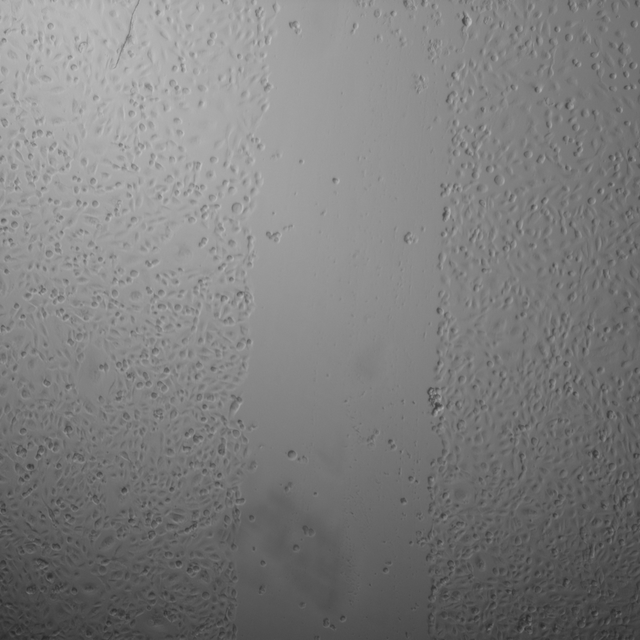
#> input picture examples/images/B1 0hr 2_png.rf.XjumgmgMNkQhrRGLEgFA.png, 640 x 640 px
$ python -i image_quality_metrics.py   (imports and definitions only)   (older library calls are emulated)
#> lines starting #> are read from the running program, lines starting #| are printed output that depends on the picture
# -*- coding: utf-8 -*-
"""
stage1/image_quality_metrics.py — Tarefa 1: metricas objetivas de qualidade de imagem
for the 1363 images of the dataset (train+val+test). It excludes nothing.

Metricas por imagem:
  1. otsu_eta  : bimodality of the VARIANCE MAP (the same thing WHST thresholds).
                 eta = sigma2_entre_classes(Otsu) / sigma2_total  em [0,1].
                 alto = bimodal (monocamada vs ferida discernivel)
                 baixo = unimodal (sem ferida no campo, ou tudo borrado)
  2. lap_var   : nitidez = variancia do Laplaciano
  3. vignette  : mean intensity of the 4 corners / centre  (<1 = dark corners)

COMPARABILITY: the 118 640x640 images are a centre crop (a different physical scale
from the native 2452x2056). All are resized to a longest side of 1024
e o raio do filtro e escalado (20 * 1024/2452 ~ 8), tornando a vizinhanca fisica
comparavel entre os dois grupos.
"""
import csv, os
import numpy as np
import cv2

LONG = 1024
RADIUS = 8            # 20 * 1024/2452
MAP = "data/mapping_dataset_final_strat.csv"

# [2 lines not run here, left out]

k = None
def disk(radius):
    r = int(np.ceil(radius)); y, x = np.mgrid[-r:r+1, -r:r+1]
    kk = ((x*x + y*y) <= radius*radius + 1).astype(np.float64)
    return kk / kk.sum()
k = disk(RADIUS)


def metrics(path):
    im = cv2.imread(path, cv2.IMREAD_GRAYSCALE)
#> im is the input picture: shape (640, 640); min 39, max 193, mean 125.3
    if im is None:
        return None
    H, W = im.shape
#> H = 640; W = 640
    s = LONG / max(H, W)
#> s = 1.6
    im = cv2.resize(im, (max(1, int(round(W*s))), max(1, int(round(H*s)))),
                    interpolation=cv2.INTER_AREA)
#> im: shape (1024, 1024)
    f = im.astype(np.float64)

    # ---- mapa de variancia (como o WHST) ----
    m = cv2.filter2D(f, -1, k, borderType=cv2.BORDER_REFLECT)
    m2 = cv2.filter2D(f*f, -1, k, borderType=cv2.BORDER_REFLECT)
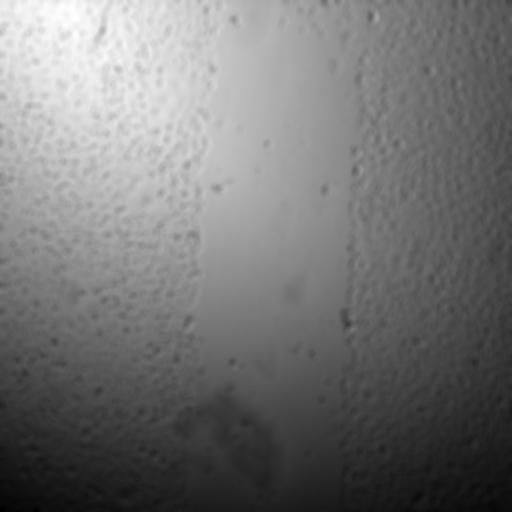
#> m2: shape (1024, 1024) float64 (shown at 1/2 size); min 2568, max 33028.2, mean 16521.9; drawn with min black and max white
    var = np.clip(np.round(np.maximum(m2 - m*m, 0)), 0, 255).astype(np.uint8)
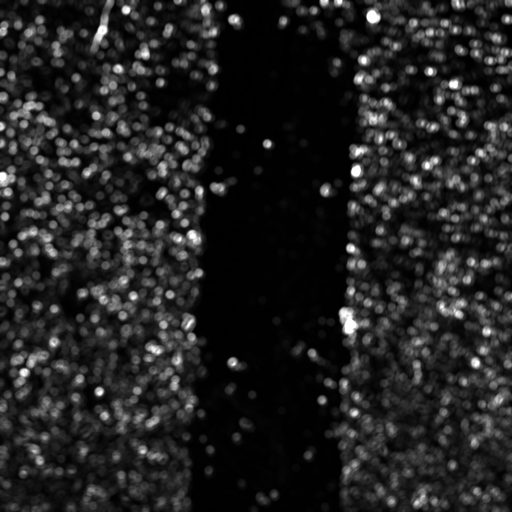
#> var: shape (1024, 1024) (shown at 1/2 size); min 0, max 255, mean 34.7

    # ---- Otsu no mapa de variancia: eta = sigma2_B / sigma2_T ----
    hist = np.bincount(var.ravel(), minlength=256).astype(np.float64)
#> hist = 256 values, max 168122 at index 1, min 34 at index 250, mean 4096
    p = hist / hist.sum()
#> p = 256 values, max 0.16 at index 1, min 3.24e-05 at index 250, mean 0.00391
    idx = np.arange(256)
    mu_T = (p * idx).sum()
#> mu_T = 34.69
    sigma2_T = (p * (idx - mu_T) ** 2).sum()
#> sigma2_T = 1585.4
    w = np.cumsum(p)
#> w = 256 values from 0.0183 to 1
    mu = np.cumsum(p * idx)
#> mu = 256 values from 0 to 34.69
    with np.errstate(divide="ignore", invalid="ignore"):
        sb = (mu_T * w - mu) ** 2 / (w * (1 - w))
    sb = np.nan_to_num(sb, nan=0.0, posinf=0.0, neginf=0.0)
#> sb = 256 values, max 1046.4 at index 59, min 0 at index 255, mean 581.3
    sigma2_B = sb.max()
#> sigma2_B = 1046.4
    eta = float(sigma2_B / sigma2_T) if sigma2_T > 1e-9 else 0.0
#> eta = 0.66

    # ---- nitidez ----
    lap_var = float(cv2.Laplacian(im, cv2.CV_64F).var())
#> lap_var = 23.33

    # ---- vinhetagem: 4 cantos vs centro ----
    h, wd = im.shape
#> h = 1024; wd = 1024
    ch, cw = int(h*0.15), int(wd*0.15)
#> ch = 153; cw = 153
    corners = np.concatenate([f[:ch, :cw].ravel(), f[:ch, -cw:].ravel(),
                              f[-ch:, :cw].ravel(), f[-ch:, -cw:].ravel()])
    c0, c1 = int(h*0.35), int(h*0.65)
#> c0 = 358; c1 = 665
    d0, d1 = int(wd*0.35), int(wd*0.65)
#> d0 = 358; d1 = 665
    center = f[c0:c1, d0:d1]
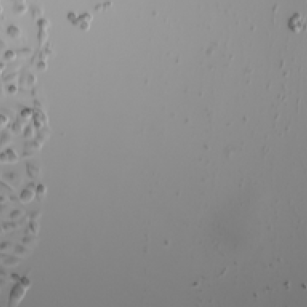
#> center: shape (307, 307) float64; min 94, max 179, mean 139.9
    vign = float(corners.mean() / max(center.mean(), 1e-9))
#> vign = 0.789

    return eta, lap_var, vign, sigma2_T, (H, W)


out = []
# [19 lines not run here, left out]

# ---- distribuicoes ----
import statistics as st
def pct(v, q): return float(np.percentile(v, q))
eta = np.array([x["otsu_eta"] for x in out])
lap = np.array([x["lap_var"] for x in out])
vig = np.array([x["vignette"] for x in out])
# [15 lines not run here, left out]

>>> result = metrics('../examples/images/B1 0hr 2_png.rf.XjumgmgMNkQhrRGLEgFA.png')
#> result = (0.66, 23.33, 0.789, 1585.4, (640, 640))

$ run again, on examples/images/B1 12hr 1_png.rf.sRUPpw6VBKsEL7UWcuqg.png
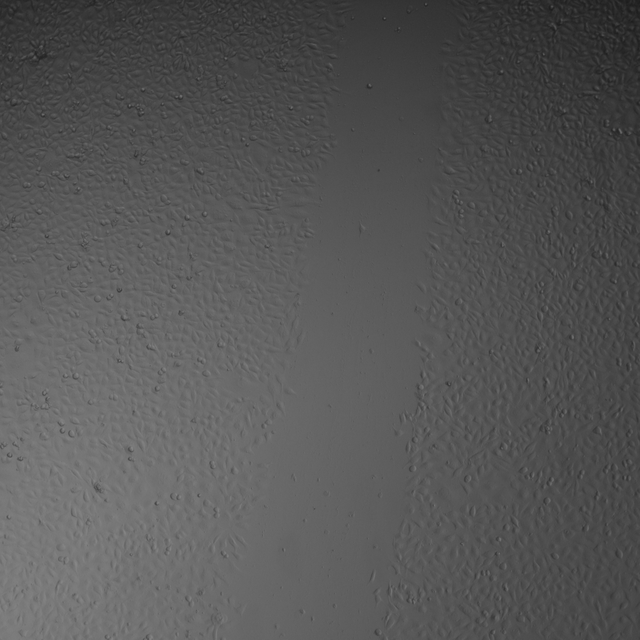
#> input picture examples/images/B1 12hr 1_png.rf.sRUPpw6VBKsEL7UWcuqg.png, 640 x 640 px
#> in metrics, im is the input picture: shape (640, 640); min 29, max 134, mean 85.8
#> im: shape (1024, 1024)
#> in metrics, `var = np.clip(np.round(np.maximum(m2 - m*m, 0)), 0, 255).astype(np.uin..`:
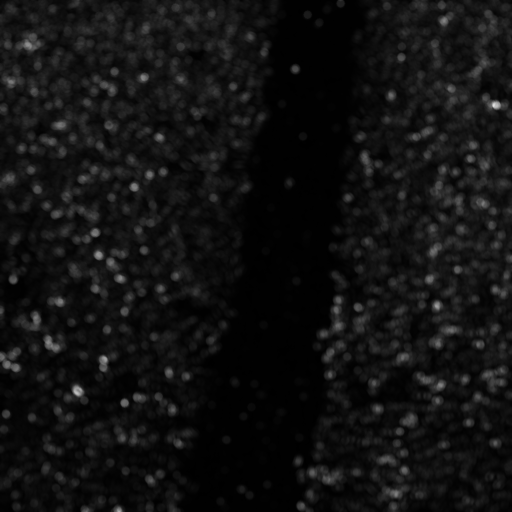
#> var: shape (1024, 1024) (shown at 1/2 size); min 0, max 229, mean 17
#> hist = 256 values, max 150844 at index 1, min 0 at index 198, mean 4096
#> p = 256 values, max 0.144 at index 1, min 0 at index 198, mean 0.00391
#> mu_T = 17.03
#> sigma2_T = 261.2
#> w = 256 values from 0.0188 to 1
#> mu = 256 values from 0 to 17.03
#> sb = 256 values, max 152.9 at index 26, min 0 at index 229, mean 41.89
#> sigma2_B = 152.9
#> eta = 0.585
#> lap_var = 18.65
#> in metrics, `center = f[c0:c1, d0:d1]`:
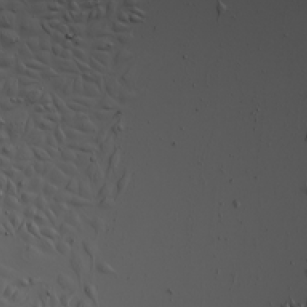
#> center: shape (307, 307) float64; min 68, max 124, mean 95.7
#> vign = 0.787
#> result = (0.585, 18.65, 0.787, 261.2, (640, 640))

$ run again, on examples/images/Snap-37_235_png.rf.fp1LasdFT1TZbfgrTie6.png
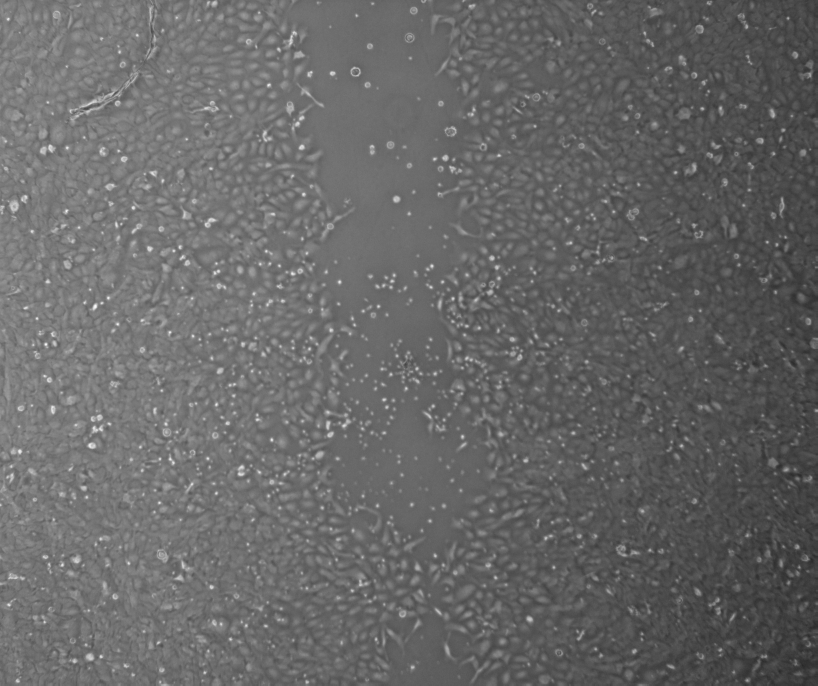
#> input picture examples/images/Snap-37_235_png.rf.fp1LasdFT1TZbfgrTie6.png, 2452 x 2056 px (shown at 1/3 size)
#> in metrics, im is the input picture: shape (2056, 2452); min 37, max 253, mean 103.8
#> im: shape (859, 1024)
#> in metrics, `var = np.clip(np.round(np.maximum(m2 - m*m, 0)), 0, 255).astype(np.uin..`:
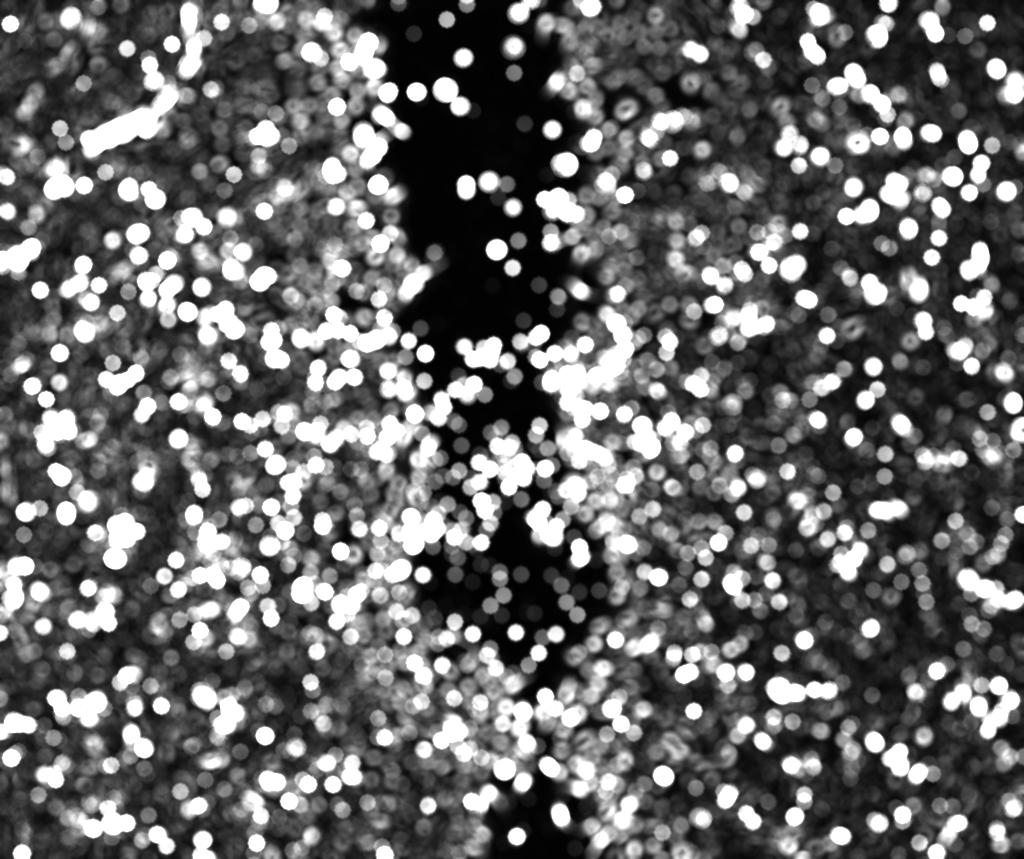
#> var: shape (859, 1024); min 1, max 255, mean 103.3
#> hist = 256 values, max 119583 at index 255, min 0 at index 0, mean 3436
#> p = 256 values, max 0.136 at index 255, min 0 at index 0, mean 0.00391
#> mu_T = 103.3
#> sigma2_T = 6705.3
#> w = 256 values from 0 to 1
#> mu = 256 values from 0 to 103.3
#> sb = 256 values, max 5312.7 at index 138, min 0 at index 0, mean 4006.6
#> sigma2_B = 5312.7
#> eta = 0.792
#> lap_var = 72.49
#> in metrics, `center = f[c0:c1, d0:d1]`:
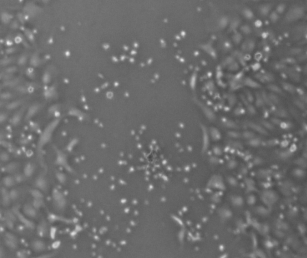
#> center: shape (258, 307) float64; min 71, max 233, mean 108
#> vign = 0.902
#> result = (0.792, 72.49, 0.902, 6705.3, (2056, 2452))
